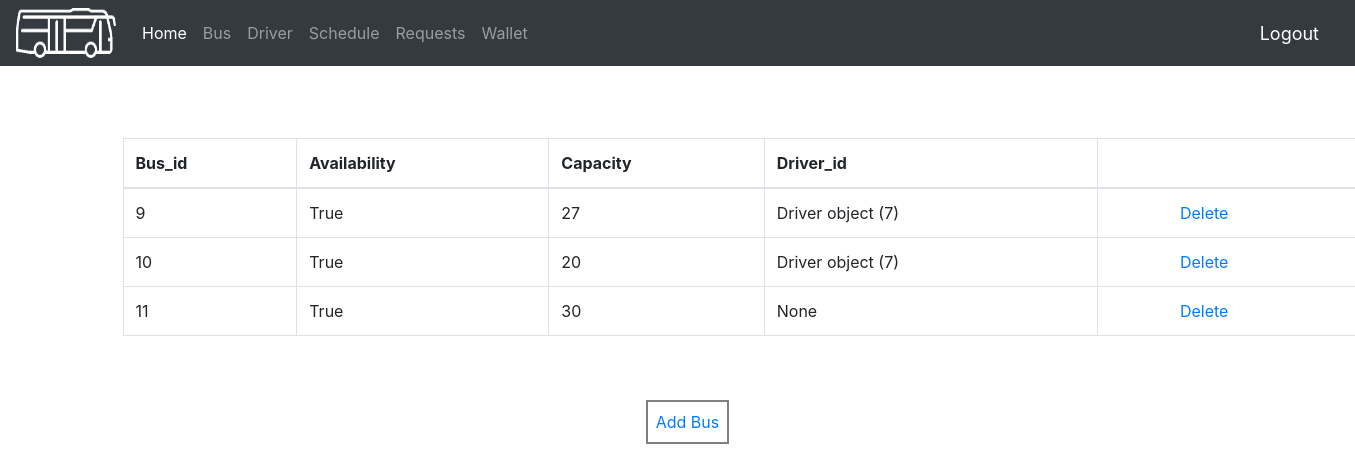
/bus/ (signed in), run on the app's committed database.
### bus_M_/models.py (models this page shows, shortened)
class Bus(models.Model):
    bus_id = models.AutoField(primary_key=True)
    driver_id = models.ForeignKey(Driver, null=True, on_delete= models.CASCADE)
    availability = models.BooleanField(default=True)
    capacity = models.IntegerField(null=False)

class Driver(models.Model):
	driver_id = models.AutoField(primary_key=True)
	name = models.CharField(max_length=200,null=False)
	phone_number = models.CharField(max_length=200,null=False)
	licenese_number = models.CharField(max_length=200,null=False)

### bus_M_/views.py (the view)
# urls.py: path('bus/', views.bus, name="bus"),
@login_required(login_url='login')
def bus(request):
    allD=Bus.objects.all()
    context={'allD': allD}
    return render(request,'accounts/bus.html',context)

### bus_M_/templates/accounts/bus.html
{%  extends 'accounts/main1.html' %}
{% block content %}
	<br><br><br>
    <section id="blog" class="blog">
      <div class="container" data-aos="fade-up">
        <div class="row">
          <div class="col-lg-8 entries">
            <article class="entry" style="width: 1300px;">
              <div class="entry-content">
                 <table class="table table-bordered">
                                    <thead>
                                        <tr>
                                            <th>Bus_id</th>
                                            <th>Availability</th>
                                            <th>Capacity</th>
                                            <th>Driver_id</th>
                                            <th></th>
                                        </tr>
                                        </thead>
                                    <tbody>
                                        {% for p in allD %}
                                        <tr>
                                            <td>{{p.bus_id}}</td>
                                            <td>{{p.availability}}</td>
                                            <td>{{p.capacity}}</td>
                                            <td>{{p.driver_id}}</td>
                                            <td><a type="submit" style="margin-left: 70px;" href="{% url 'delete_bus' p.bus_id %}">Delete</a></td>
                                        </tr>
                                        {%endfor%}
                                    </tbody>
                                        </table>
              </div>
            </article><br><br>
             <div class="text-center"><a type="submit" style="margin-left: 400px; border: 2px solid grey; padding: 8px 8px 8px;" href="{% url 'add_bus' %}">Add Bus</a>
             </div>
             <br><br>
          </div>
        </div>
      </div>
    </section>
{% endblock %}

### data on the page
Bus: bus_id "9", availability "True", capacity "27", driver_id "Driver object (7)"
Bus: bus_id "10", availability "True", capacity "20", driver_id "Driver object (7)"
Bus: bus_id "11", availability "True", capacity "30", driver_id "None"
